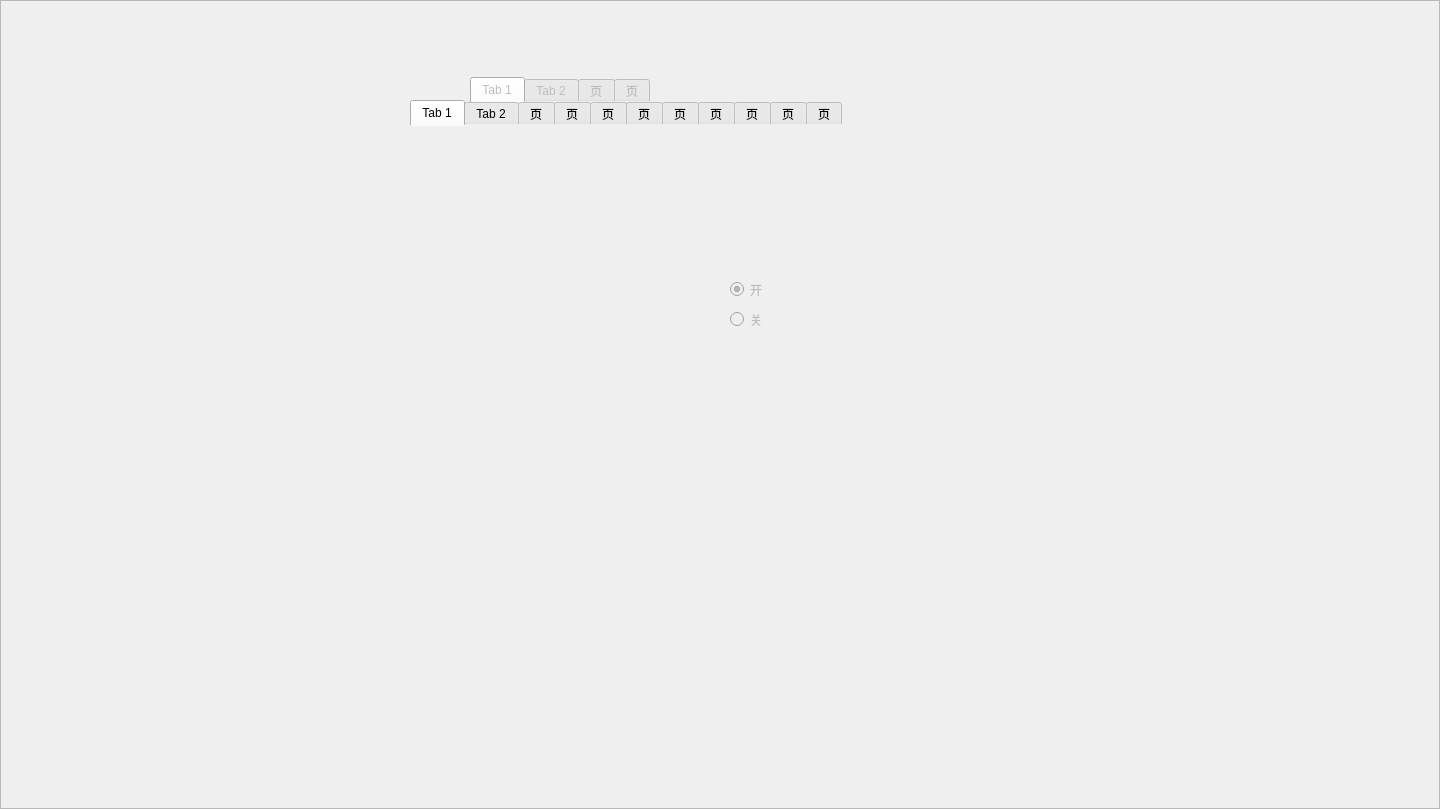
<?xml version="1.0" encoding="UTF-8"?>
<ui version="4.0">
 <class>Controller</class>
 <widget class="QMainWindow" name="Controller">
  <property name="geometry">
   <rect>
    <x>0</x>
    <y>0</y>
    <width>1440</width>
    <height>809</height>
   </rect>
  </property>
  <property name="maximumSize">
   <size>
    <width>1440</width>
    <height>809</height>
   </size>
  </property>
  <property name="windowTitle">
   <string>Controller</string>
  </property>
  <property name="windowIcon">
   <iconset resource="resource.qrc">
    <normaloff>:/images/images/icon.png</normaloff>:/images/images/icon.png</iconset>
  </property>
  <widget class="QWidget" name="centralWidget">
   <property name="maximumSize">
    <size>
     <width>1440</width>
     <height>809</height>
    </size>
   </property>
   <widget class="QWidget" name="StartWidget" native="true">
    <property name="geometry">
     <rect>
      <x>0</x>
      <y>0</y>
      <width>1440</width>
      <height>809</height>
     </rect>
    </property>
    <property name="autoFillBackground">
     <bool>false</bool>
    </property>
    <property name="styleSheet">
     <string notr="true">QWidget#StartWidget{border-image: url(:/images/images/StartBackground.jpg)};</string>
    </property>
    <widget class="QPushButton" name="GameStart">
     <property name="geometry">
      <rect>
       <x>100</x>
       <y>540</y>
       <width>50</width>
       <height>200</height>
      </rect>
     </property>
     <property name="autoFillBackground">
      <bool>false</bool>
     </property>
     <property name="text">
      <string/>
     </property>
     <property name="icon">
      <iconset resource="resource.qrc">
       <normaloff>:/images/images/GameStart.png</normaloff>:/images/images/GameStart.png</iconset>
     </property>
     <property name="iconSize">
      <size>
       <width>45</width>
       <height>180</height>
      </size>
     </property>
     <property name="flat">
      <bool>true</bool>
     </property>
    </widget>
    <widget class="QPushButton" name="Instruction">
     <property name="geometry">
      <rect>
       <x>200</x>
       <y>550</y>
       <width>50</width>
       <height>200</height>
      </rect>
     </property>
     <property name="text">
      <string/>
     </property>
     <property name="icon">
      <iconset resource="resource.qrc">
       <normaloff>:/images/images/Instruction.png</normaloff>:/images/images/Instruction.png</iconset>
     </property>
     <property name="iconSize">
      <size>
       <width>50</width>
       <height>200</height>
      </size>
     </property>
     <property name="flat">
      <bool>true</bool>
     </property>
    </widget>
    <widget class="QPushButton" name="GameExit">
     <property name="geometry">
      <rect>
       <x>300</x>
       <y>540</y>
       <width>50</width>
       <height>200</height>
      </rect>
     </property>
     <property name="text">
      <string/>
     </property>
     <property name="icon">
      <iconset resource="resource.qrc">
       <normaloff>:/images/images/GameExit.png</normaloff>:/images/images/GameExit.png</iconset>
     </property>
     <property name="iconSize">
      <size>
       <width>50</width>
       <height>200</height>
      </size>
     </property>
     <property name="flat">
      <bool>true</bool>
     </property>
    </widget>
    <widget class="QTabWidget" name="InstructWindow">
     <property name="geometry">
      <rect>
       <x>410</x>
       <y>100</y>
       <width>648</width>
       <height>492</height>
      </rect>
     </property>
     <property name="styleSheet">
      <string notr="true">QTabWidget:pane {border-top:0px solid #e8f3f9; background:transparent; }</string>
     </property>
     <widget class="QWidget" name="tab">
      <property name="styleSheet">
       <string notr="true">image: url(:/images/images/游戏说明1.png);</string>
      </property>
      <attribute name="title">
       <string>Tab 1</string>
      </attribute>
     </widget>
     <widget class="QWidget" name="tab_2">
      <property name="styleSheet">
       <string notr="true">image: url(:/images/images/游戏说明2.png);</string>
      </property>
      <attribute name="title">
       <string>Tab 2</string>
      </attribute>
     </widget>
     <widget class="QWidget" name="tab_3">
      <property name="styleSheet">
       <string notr="true">image: url(:/images/images/游戏说明3.png);</string>
      </property>
      <attribute name="title">
       <string>页</string>
      </attribute>
     </widget>
     <widget class="QWidget" name="tab_4">
      <property name="styleSheet">
       <string notr="true">image: url(:/images/images/游戏说明4.png);</string>
      </property>
      <attribute name="title">
       <string>页</string>
      </attribute>
     </widget>
     <widget class="QWidget" name="tab_5">
      <property name="styleSheet">
       <string notr="true">image: url(:/images/images/子弹说明.png);</string>
      </property>
      <attribute name="title">
       <string>页</string>
      </attribute>
     </widget>
     <widget class="QWidget" name="tab_6">
      <property name="styleSheet">
       <string notr="true">image: url(:/images/images/敌军说明.png);</string>
      </property>
      <attribute name="title">
       <string>页</string>
      </attribute>
     </widget>
     <widget class="QWidget" name="tab_7">
      <property name="styleSheet">
       <string notr="true">image: url(:/images/images/药品说明.png);</string>
      </property>
      <attribute name="title">
       <string>页</string>
      </attribute>
     </widget>
     <widget class="QWidget" name="tab_8">
      <property name="styleSheet">
       <string notr="true">image: url(:/images/images/武器说明.png);</string>
      </property>
      <attribute name="title">
       <string>页</string>
      </attribute>
     </widget>
     <widget class="QWidget" name="tab_9">
      <property name="styleSheet">
       <string notr="true">image: url(:/images/images/防具说明.png);</string>
      </property>
      <attribute name="title">
       <string>页</string>
      </attribute>
     </widget>
     <widget class="QWidget" name="tab_10">
      <property name="styleSheet">
       <string notr="true">image: url(:/images/images/鞋子说明.png);</string>
      </property>
      <attribute name="title">
       <string>页</string>
      </attribute>
     </widget>
     <widget class="QWidget" name="tab_11">
      <property name="styleSheet">
       <string notr="true">image: url(:/images/images/buff说明.png);</string>
      </property>
      <attribute name="title">
       <string>页</string>
      </attribute>
     </widget>
    </widget>
    <widget class="QPushButton" name="LastPage">
     <property name="geometry">
      <rect>
       <x>390</x>
       <y>340</y>
       <width>17</width>
       <height>26</height>
      </rect>
     </property>
     <property name="text">
      <string/>
     </property>
     <property name="icon">
      <iconset resource="resource.qrc">
       <normaloff>:/images/images/LastPage.png</normaloff>:/images/images/LastPage.png</iconset>
     </property>
     <property name="iconSize">
      <size>
       <width>17</width>
       <height>26</height>
      </size>
     </property>
     <property name="flat">
      <bool>true</bool>
     </property>
    </widget>
    <widget class="QPushButton" name="NextPage">
     <property name="geometry">
      <rect>
       <x>1060</x>
       <y>340</y>
       <width>17</width>
       <height>26</height>
      </rect>
     </property>
     <property name="text">
      <string/>
     </property>
     <property name="icon">
      <iconset resource="resource.qrc">
       <normaloff>:/images/images/NextPage.png</normaloff>:/images/images/NextPage.png</iconset>
     </property>
     <property name="iconSize">
      <size>
       <width>17</width>
       <height>26</height>
      </size>
     </property>
     <property name="flat">
      <bool>true</bool>
     </property>
    </widget>
    <widget class="QPushButton" name="Close">
     <property name="geometry">
      <rect>
       <x>1030</x>
       <y>70</y>
       <width>24</width>
       <height>24</height>
      </rect>
     </property>
     <property name="text">
      <string/>
     </property>
     <property name="icon">
      <iconset resource="resource.qrc">
       <normaloff>:/images/images/close.png</normaloff>:/images/images/close.png</iconset>
     </property>
     <property name="iconSize">
      <size>
       <width>24</width>
       <height>24</height>
      </size>
     </property>
     <property name="flat">
      <bool>true</bool>
     </property>
    </widget>
    <widget class="QPushButton" name="setConfig">
     <property name="geometry">
      <rect>
       <x>0</x>
       <y>0</y>
       <width>91</width>
       <height>78</height>
      </rect>
     </property>
     <property name="text">
      <string/>
     </property>
     <property name="icon">
      <iconset resource="resource.qrc">
       <normaloff>:/images/images/setConfig.png</normaloff>:/images/images/setConfig.png</iconset>
     </property>
     <property name="iconSize">
      <size>
       <width>91</width>
       <height>78</height>
      </size>
     </property>
     <property name="flat">
      <bool>true</bool>
     </property>
    </widget>
    <widget class="QWidget" name="Config" native="true">
     <property name="enabled">
      <bool>false</bool>
     </property>
     <property name="geometry">
      <rect>
       <x>470</x>
       <y>130</y>
       <width>571</width>
       <height>411</height>
      </rect>
     </property>
     <property name="autoFillBackground">
      <bool>false</bool>
     </property>
     <property name="styleSheet">
      <string notr="true">background-image: url(:/images/images/Config.png);</string>
     </property>
     <widget class="QRadioButton" name="openSound">
      <property name="geometry">
       <rect>
        <x>260</x>
        <y>150</y>
        <width>115</width>
        <height>19</height>
       </rect>
      </property>
      <property name="text">
       <string>开</string>
      </property>
      <property name="checked">
       <bool>true</bool>
      </property>
     </widget>
     <widget class="QRadioButton" name="closeSound">
      <property name="geometry">
       <rect>
        <x>260</x>
        <y>180</y>
        <width>115</width>
        <height>19</height>
       </rect>
      </property>
      <property name="text">
       <string>关</string>
      </property>
     </widget>
     <widget class="QPushButton" name="confirmConfig">
      <property name="geometry">
       <rect>
        <x>253</x>
        <y>230</y>
        <width>81</width>
        <height>28</height>
       </rect>
      </property>
      <property name="text">
       <string/>
      </property>
      <property name="flat">
       <bool>true</bool>
      </property>
     </widget>
     <widget class="QPushButton" name="cancelConfig">
      <property name="geometry">
       <rect>
        <x>346</x>
        <y>230</y>
        <width>81</width>
        <height>28</height>
       </rect>
      </property>
      <property name="text">
       <string/>
      </property>
      <property name="flat">
       <bool>true</bool>
      </property>
     </widget>
    </widget>
    <zorder>GameStart</zorder>
    <zorder>Instruction</zorder>
    <zorder>GameExit</zorder>
    <zorder>LastPage</zorder>
    <zorder>NextPage</zorder>
    <zorder>Close</zorder>
    <zorder>InstructWindow</zorder>
    <zorder>setConfig</zorder>
    <zorder>Config</zorder>
   </widget>
   <widget class="QGraphicsView" name="RunningView">
    <property name="enabled">
     <bool>false</bool>
    </property>
    <property name="geometry">
     <rect>
      <x>0</x>
      <y>0</y>
      <width>1440</width>
      <height>809</height>
     </rect>
    </property>
    <property name="styleSheet">
     <string notr="true">border-image: url(:/images/images/Map.png);</string>
    </property>
    <property name="verticalScrollBarPolicy">
     <enum>Qt::ScrollBarAlwaysOff</enum>
    </property>
    <property name="horizontalScrollBarPolicy">
     <enum>Qt::ScrollBarAlwaysOff</enum>
    </property>
    <property name="sceneRect">
     <rectf>
      <x>0.000000000000000</x>
      <y>0.000000000000000</y>
      <width>1440.000000000000000</width>
      <height>809.000000000000000</height>
     </rectf>
    </property>
   </widget>
   <widget class="QWidget" name="Continue" native="true">
    <property name="enabled">
     <bool>false</bool>
    </property>
    <property name="geometry">
     <rect>
      <x>470</x>
      <y>100</y>
      <width>500</width>
      <height>418</height>
     </rect>
    </property>
    <property name="styleSheet">
     <string notr="true">image: url(:/images/images/Continue.png);</string>
    </property>
    <widget class="QPushButton" name="Yes">
     <property name="geometry">
      <rect>
       <x>150</x>
       <y>310</y>
       <width>91</width>
       <height>31</height>
      </rect>
     </property>
     <property name="text">
      <string/>
     </property>
     <property name="flat">
      <bool>true</bool>
     </property>
    </widget>
    <widget class="QPushButton" name="No">
     <property name="geometry">
      <rect>
       <x>250</x>
       <y>310</y>
       <width>91</width>
       <height>31</height>
      </rect>
     </property>
     <property name="text">
      <string/>
     </property>
     <property name="flat">
      <bool>true</bool>
     </property>
    </widget>
   </widget>
   <widget class="QLabel" name="Atribute">
    <property name="enabled">
     <bool>false</bool>
    </property>
    <property name="geometry">
     <rect>
      <x>1150</x>
      <y>0</y>
      <width>291</width>
      <height>281</height>
     </rect>
    </property>
    <property name="text">
     <string/>
    </property>
    <property name="pixmap">
     <pixmap resource="resource.qrc">:/images/images/Attribute.png</pixmap>
    </property>
   </widget>
   <widget class="QWidget" name="GameOver" native="true">
    <property name="enabled">
     <bool>false</bool>
    </property>
    <property name="geometry">
     <rect>
      <x>470</x>
      <y>100</y>
      <width>500</width>
      <height>418</height>
     </rect>
    </property>
    <property name="styleSheet">
     <string notr="true">image: url(:/images/images/GameOver.png);</string>
    </property>
    <widget class="QPushButton" name="Confirm">
     <property name="geometry">
      <rect>
       <x>214</x>
       <y>310</y>
       <width>71</width>
       <height>28</height>
      </rect>
     </property>
     <property name="text">
      <string/>
     </property>
     <property name="flat">
      <bool>true</bool>
     </property>
    </widget>
   </widget>
   <widget class="QTabWidget" name="GamePass">
    <property name="enabled">
     <bool>false</bool>
    </property>
    <property name="geometry">
     <rect>
      <x>470</x>
      <y>77</y>
      <width>500</width>
      <height>441</height>
     </rect>
    </property>
    <property name="styleSheet">
     <string notr="true">QTabWidget:pane {border-top:0px solid #e8f3f9; background:transparent; }</string>
    </property>
    <property name="tabBarAutoHide">
     <bool>true</bool>
    </property>
    <widget class="QWidget" name="Pass1">
     <property name="styleSheet">
      <string notr="true">image: url(:/images/images/Pass1.png);</string>
     </property>
     <attribute name="title">
      <string>Tab 1</string>
     </attribute>
     <widget class="QPushButton" name="GamePassConfirm_1">
      <property name="geometry">
       <rect>
        <x>221</x>
        <y>310</y>
        <width>71</width>
        <height>28</height>
       </rect>
      </property>
      <property name="text">
       <string/>
      </property>
      <property name="flat">
       <bool>true</bool>
      </property>
     </widget>
    </widget>
    <widget class="QWidget" name="Pass2">
     <property name="styleSheet">
      <string notr="true">image: url(:/images/images/Pass2.png);</string>
     </property>
     <attribute name="title">
      <string>Tab 2</string>
     </attribute>
     <widget class="QPushButton" name="GamePassConfirm_2">
      <property name="geometry">
       <rect>
        <x>221</x>
        <y>310</y>
        <width>71</width>
        <height>28</height>
       </rect>
      </property>
      <property name="text">
       <string/>
      </property>
      <property name="flat">
       <bool>true</bool>
      </property>
     </widget>
    </widget>
    <widget class="QWidget" name="Pass3">
     <property name="styleSheet">
      <string notr="true">image: url(:/images/images/Pass3.png);</string>
     </property>
     <attribute name="title">
      <string>页</string>
     </attribute>
     <widget class="QPushButton" name="GamePassConfirm_3">
      <property name="geometry">
       <rect>
        <x>221</x>
        <y>310</y>
        <width>71</width>
        <height>28</height>
       </rect>
      </property>
      <property name="text">
       <string/>
      </property>
      <property name="flat">
       <bool>true</bool>
      </property>
     </widget>
    </widget>
    <widget class="QWidget" name="Pass4">
     <property name="styleSheet">
      <string notr="true">image: url(:/images/images/Pass4.png);</string>
     </property>
     <attribute name="title">
      <string>页</string>
     </attribute>
     <widget class="QPushButton" name="GamePassConfirm_4">
      <property name="geometry">
       <rect>
        <x>221</x>
        <y>310</y>
        <width>71</width>
        <height>28</height>
       </rect>
      </property>
      <property name="text">
       <string/>
      </property>
      <property name="flat">
       <bool>true</bool>
      </property>
     </widget>
    </widget>
   </widget>
   <zorder>RunningView</zorder>
   <zorder>Continue</zorder>
   <zorder>GamePass</zorder>
   <zorder>GameOver</zorder>
   <zorder>StartWidget</zorder>
   <zorder>Atribute</zorder>
  </widget>
 </widget>
 <layoutdefault spacing="6" margin="11"/>
 <resources>
  <include location="resource.qrc"/>
 </resources>
 <connections/>
</ui>
